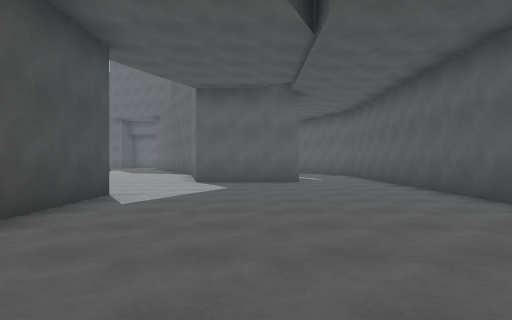
[1] (above)

24 first-person views from a walk through a 3-D level made in the Unity game engine. The camera is 1.3 m above the floor, looks level and sees 75° across. The floor is counted in squares, 2 m on a side. Each view is taken from the middle of a square. On the plan, view 1 faces up. The plan holds only what a view shows up to about 10 squares ahead; the rest is blank. The place goes on beyond the plan. The player character is not drawn. Surface patterns are stand-ins for the level's own textures.

[2]
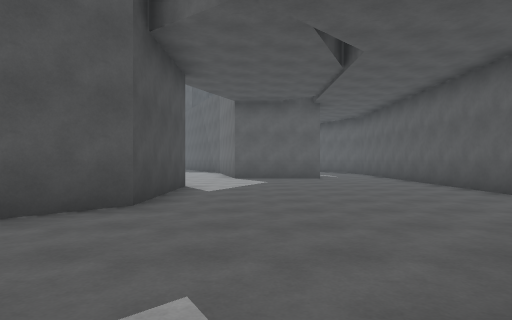

[3]
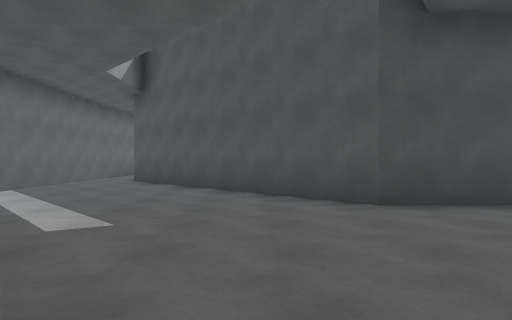

[4]
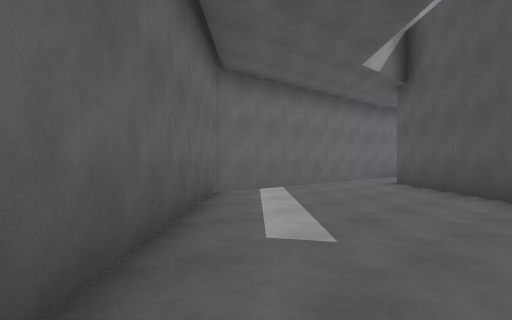

[5]
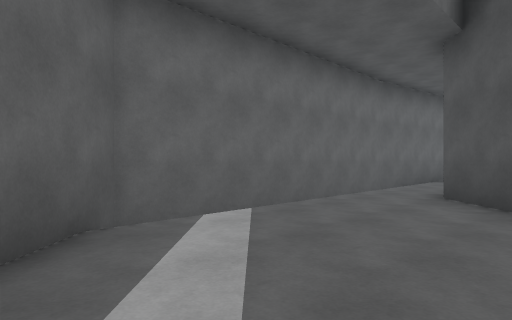

[6]
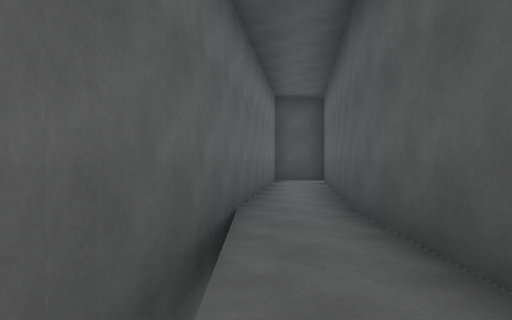

[7]
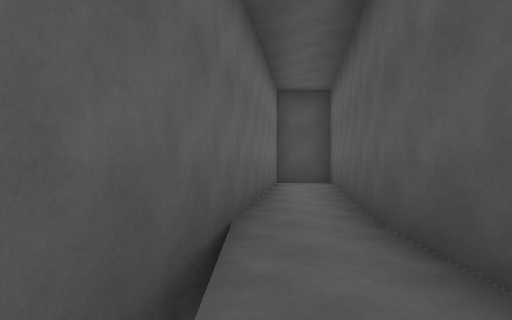

[8]
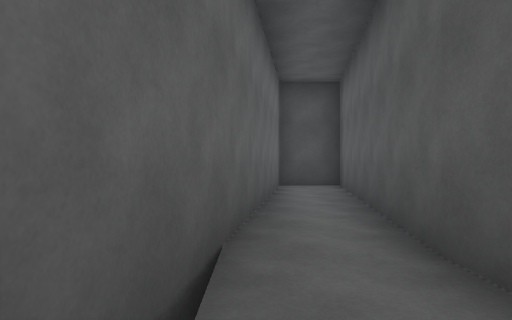

[9]
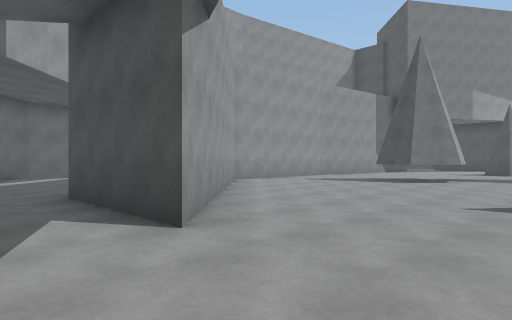

[10]
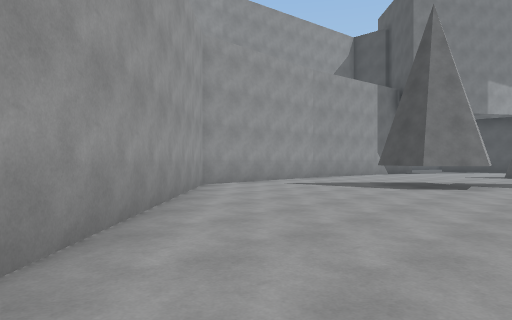

[11]
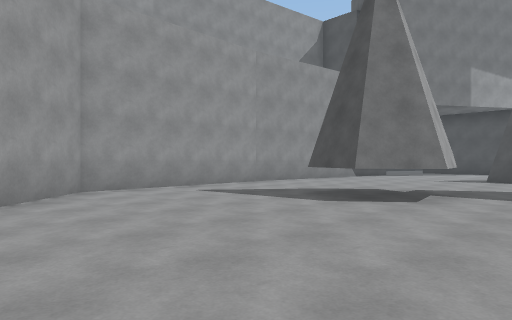

[12]
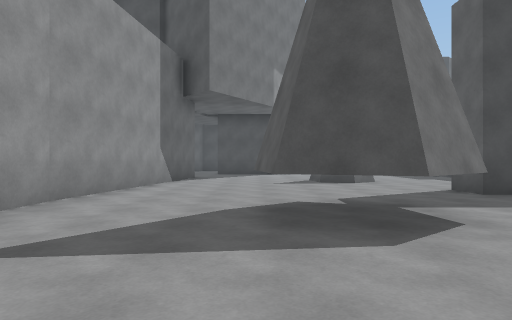

[13]
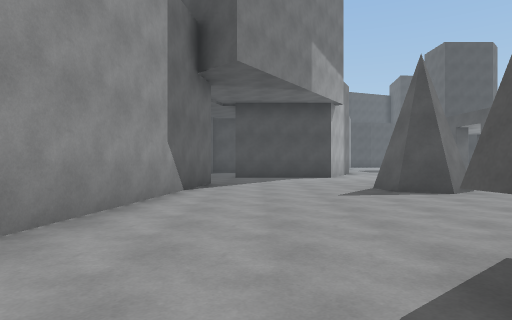

[14]
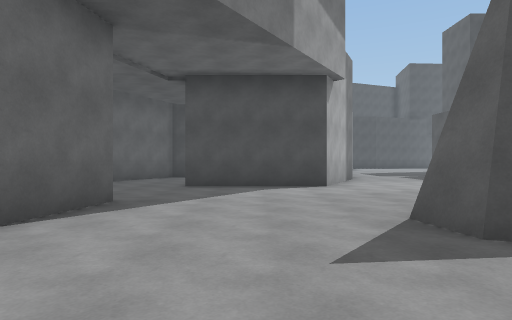

[15]
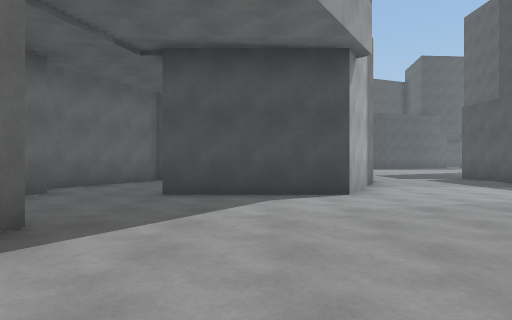

[16]
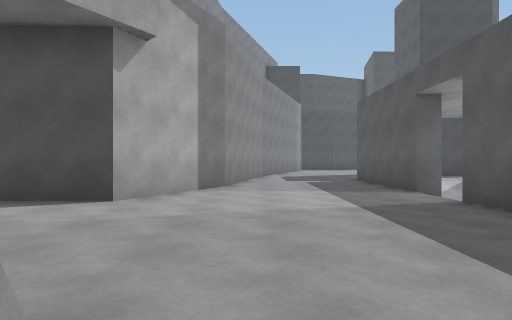

[17]
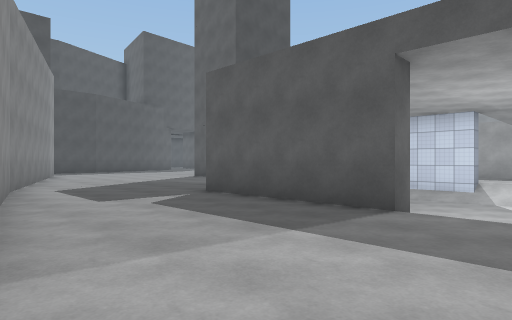

[18]
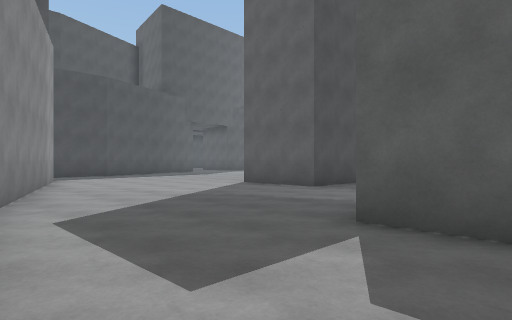

[19]
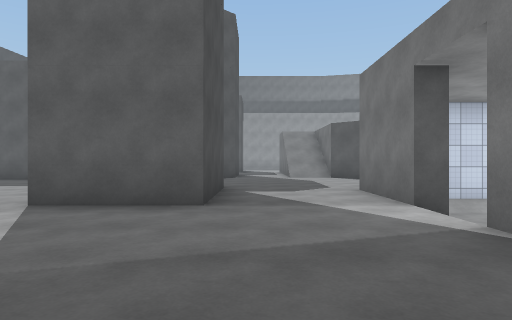

[20]
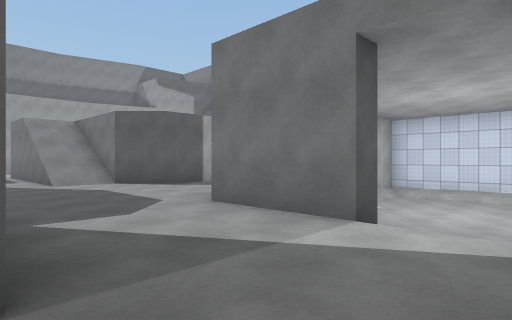

[21]
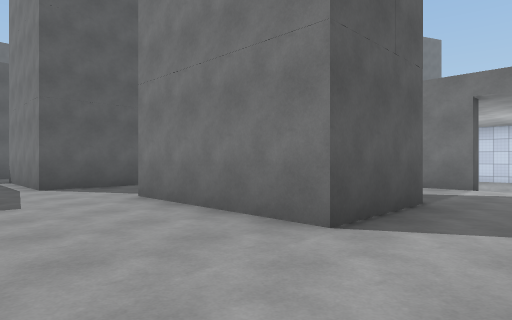

[22]
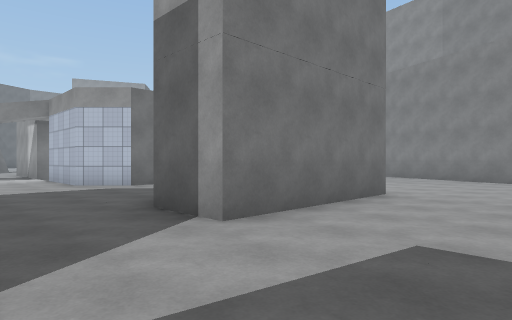

[23]
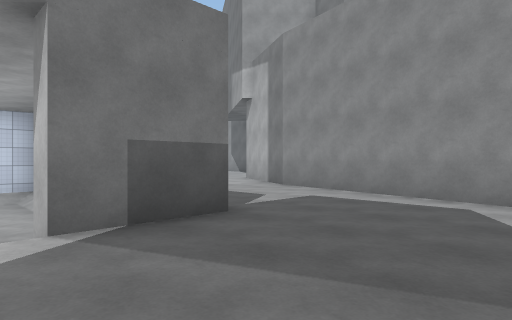

[24]
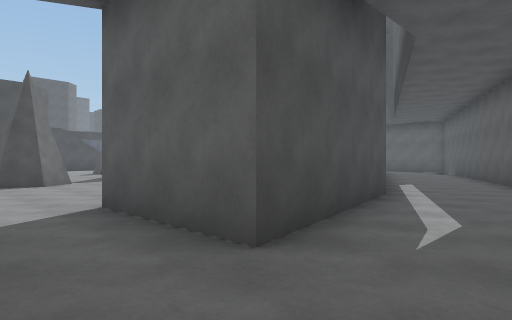

### Floor plan
Key: @ floor where view 1 was taken; # wall or solid block; . main floor; - floor 1 m lower than the main floor; : floor 4 m higher than the main floor; / step, stairs or slope.
Columns run from 37 left of view 1 to 4 right of it. Each row starts with its distance up from view 1.
 24   #    //
 23  .#    //:
 22  .### ....
 21 ..... ..../
 20 ...........                           ##
 19 .............                        ..#
 18 ...###...###//                       ..#
 17 ...###...#------                     ..
 16 ...###...#------/                    ...
 15 ...###...# -----/                     ..
 14 ........./ -----/                    #..
 13 .........# -----/                    #..
 12 .........#  /////                    #...
 11 .........####.///             ....   ##..
 10 ##................            #.....###..#
  9  ####.................#.       ..........#
  8     ####................. ...............#
  7        #####......##.....................#
  6            ###....##....##........#......#
  5              #..........###......##......#
  4              #..................###......#
  3              #.................####......
  2             ..................####......
  1           .......######......####.......
  0           ##....      ##########.....@.
 -1            ####        ####  ##.......#
 -2                  ##########  #.......##
 -3                  #..................##
 -4                  ######............##
 -5                       ##############

Positions as (right, up) in squares from view 1, and headings:
1: (0, 0), facing up
2: (-1, -2), facing up
3: (2, 1), facing left
4: (1, 1), facing down-left
5: (-2, -1), facing down-left
6: (-9, -4), facing left
7: (-10, -4), facing left
8: (-11, -4), facing left
9: (-1, 9), facing down-left
10: (-3, 8), facing down-left
11: (-6, 8), facing down-left
12: (-8, 4), facing left
13: (-11, 3), facing left
14: (-15, 4), facing left
15: (-17, 4), facing left
16: (-18, 8), facing left
17: (-23, 7), facing up-left
18: (-27, 8), facing up-left
19: (-31, 10), facing up
20: (-32, 13), facing up-right
21: (-37, 13), facing up-right
22: (-37, 21), facing down-right
23: (-32, 14), facing down-right
24: (3, 8), facing up-left
